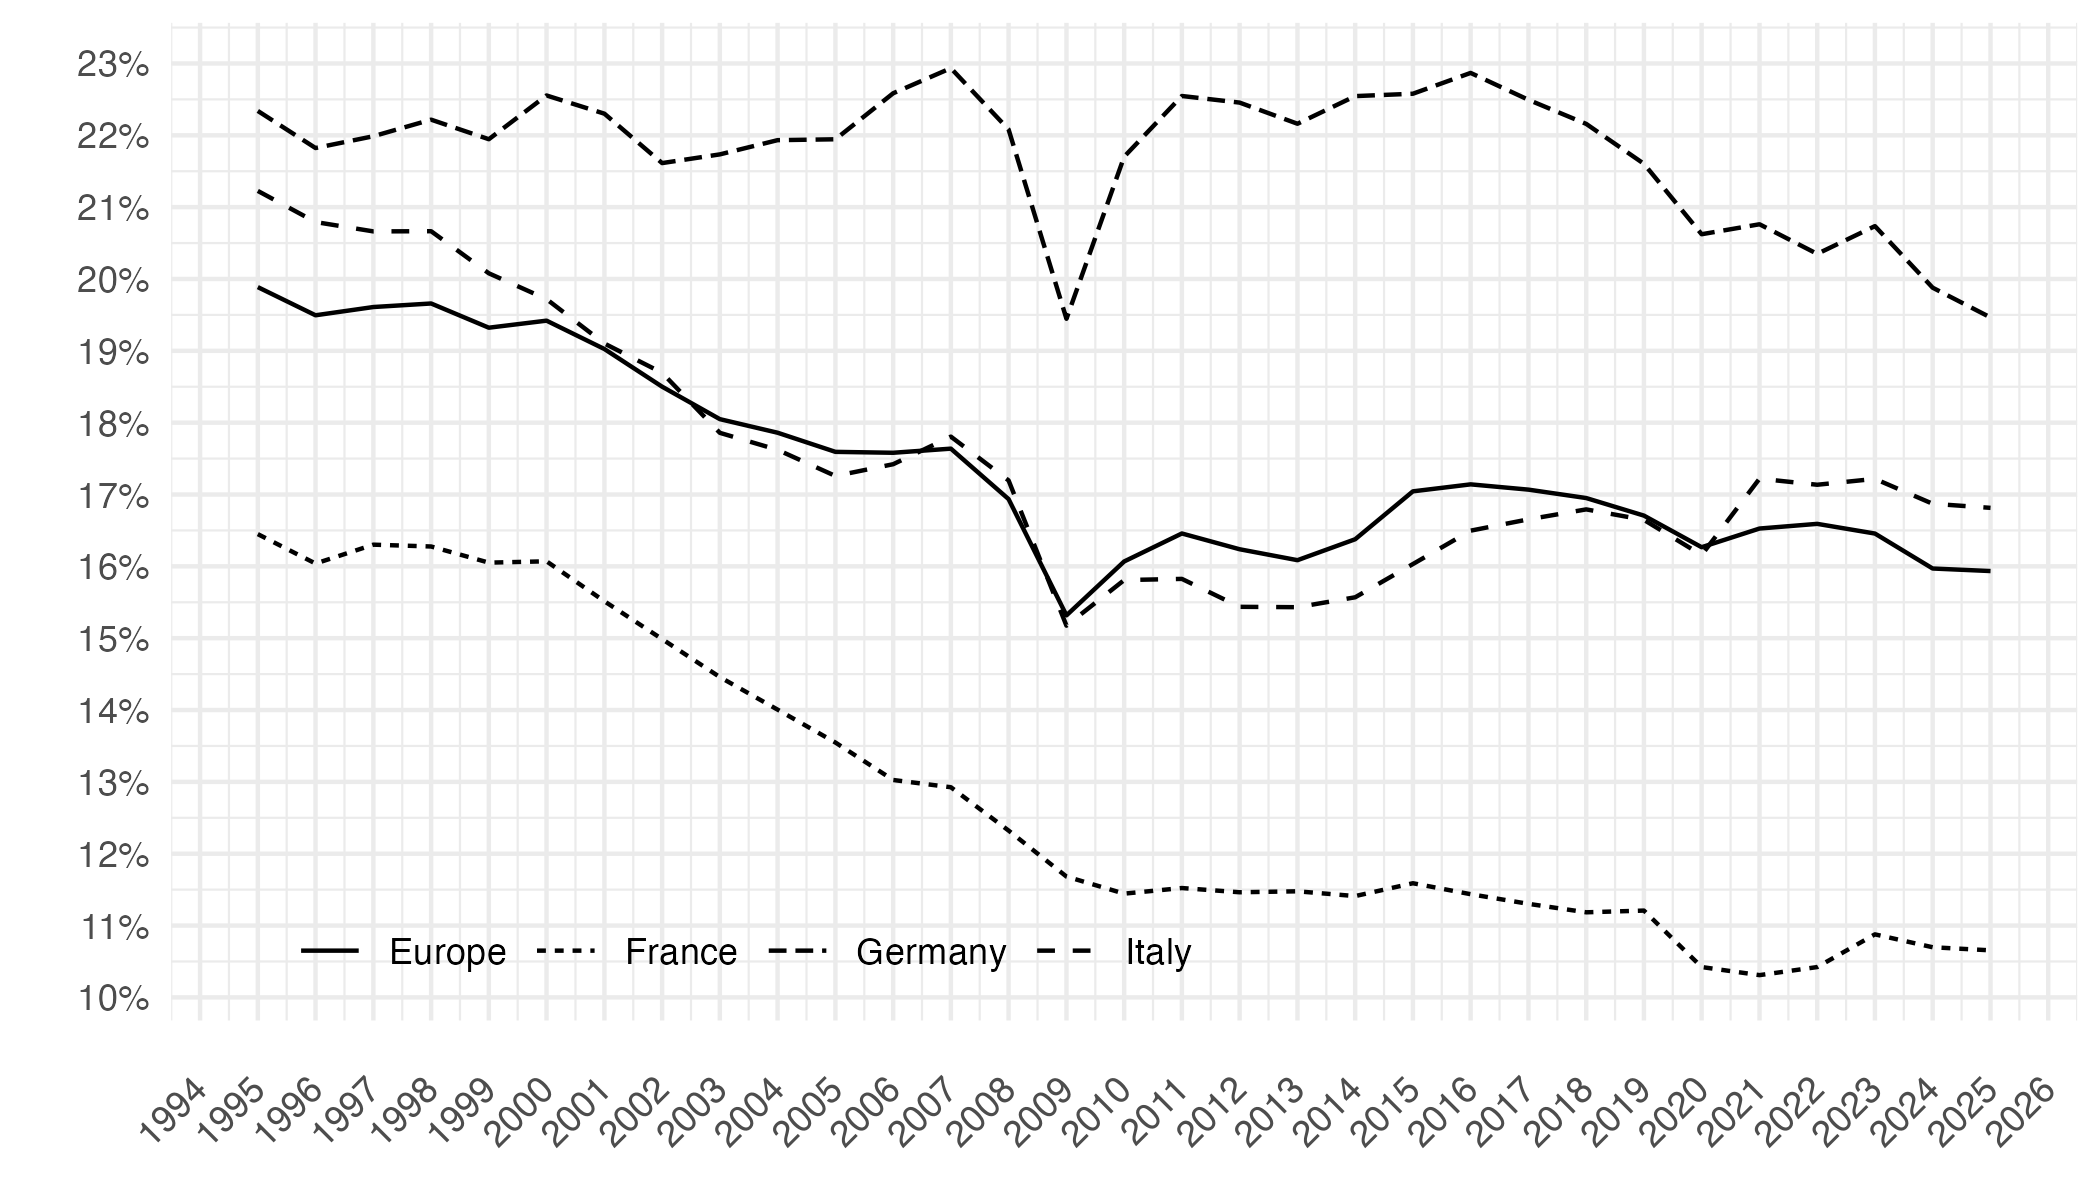

The R source for this figure:
library(dplyr)
library(eurostat)
library(ggplot2)
library(scales)
source("~/iCloud/website/code/R-markdown/init_min.R")
load_data("eurostat/nama_10_a10.RData")
load_data("eurostat/geo.RData")

figure1_data <- nama_10_a10 %>%
  filter(na_item == "B1G",
         nace_r2 %in% c("C", "TOTAL", "B-E"),
         geo %in% c("FR", "EU27_2020", "IT", "DE"),
         unit == "CP_MNAC") %>%
  mutate(date = as.Date(paste0(time, "-01-01"))) %>%
  filter(date >= as.Date("1995-01-01")) %>%
  left_join(geo, by = "geo") %>%
  mutate(Geo = ifelse(geo == "EU27_2020", "Europe", Geo)) %>%
  select(geo,  Geo, nace_r2, date, values) %>%
  spread(nace_r2, values) %>%
  transmute(date, Geo, values = C/TOTAL, values_B_E = `B-E`/TOTAL)

write_csv2(figure1_data, file = "figure1.csv")

figure1 <- figure1_data %>%
  ggplot(.) + geom_line(aes(x = date, y = values, linetype = Geo)) + 
  theme_minimal() + xlab("") + ylab("") +
  scale_x_date(breaks = seq(1960, 2100, 1) %>% paste0("-01-01") %>% as.Date,
               labels = date_format("%Y")) +
  theme(legend.title = element_blank(),
        legend.position = c(0.3, 0.07),
        axis.text.x = element_text(angle = 45, vjust = 0.5, hjust=1),
        legend.direction = "horizontal") +
  scale_y_continuous(breaks = 0.01*seq(-500, 200, 1),
                     labels = percent_format(accuracy = 1))

figure1
save(figure1, file = "figure1.RData")
ggsave(figure1, file = "figure1.pdf", bg = "white", width = 7, height = 4)
ggsave(figure1, file = "figure1.png", bg = "white", width = 7, height = 4)
ggsave(figure1, file = "figure1.svg", bg = "white", width = 7, height = 4)
